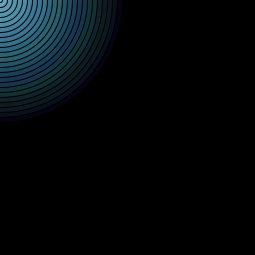
Frame 1 (no input)
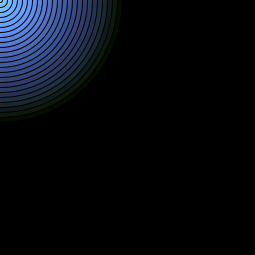
Frame 60 (the mouse pressed at the canvas centre just before this capture)
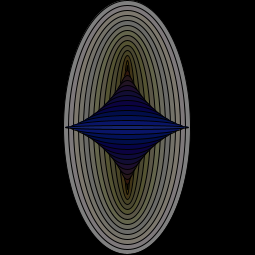
Frame 120 (the mouse held since frame 60 and released just before this capture)

The Processing sketch that drew these frames (run headless with seeded random() and noise(); from frame 60 on, the mouse is pressed at the canvas centre):

// Processing sketch: processing_25437
// ── processing_25437.pde

void setup() {
  size(255,255);
  background(0);
  frameRate(15);
}
void draw() {
  background(0);
  smooth();
  // Start with i as 0
  int i=254;
  float r=0;
  float g=0;
  float b=0;
  // While i is less than the width of the window
  while(i>0) {
    //noStroke();
    stroke(0);
    float distancer=abs(mouseX-r);
    float distanceg=abs(mouseX-g);
    float distanceb=abs(mouseX-b);
    fill(distancer,distanceg,distanceb);
    ellipseMode(CENTER);
    ellipse(mouseX,mouseY,mouseX-i,i);
    // Increase i by 10
    i-=10;
   r+=random(10);
   g+=random(15);
   b+=random(20);
  }
}
